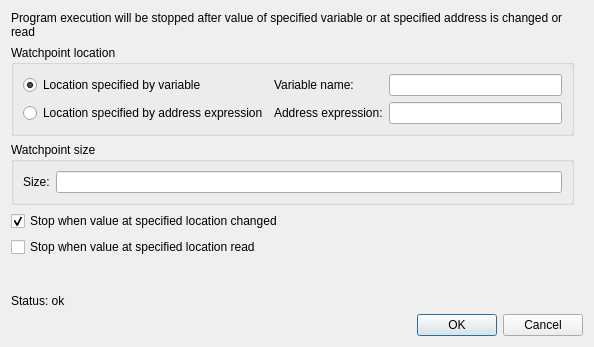
<?xml version="1.0" encoding="UTF-8"?>
<ui version="4.0">
 <class>AddWatchpointDlg</class>
 <widget class="QDialog" name="AddWatchpointDlg">
  <property name="geometry">
   <rect>
    <x>0</x>
    <y>0</y>
    <width>594</width>
    <height>347</height>
   </rect>
  </property>
  <property name="windowTitle">
   <string>Add watchpoint</string>
  </property>
  <layout class="QVBoxLayout" name="verticalLayout_2">
   <item>
    <widget class="QWidget" name="contentWidget" native="true">
     <layout class="QVBoxLayout" name="verticalLayout">
      <property name="leftMargin">
       <number>0</number>
      </property>
      <property name="topMargin">
       <number>0</number>
      </property>
      <item>
       <widget class="QLabel" name="infoLabel">
        <property name="text">
         <string>Program execution will be stopped after value of specified variable or at specified address is changed or read</string>
        </property>
        <property name="textFormat">
         <enum>Qt::PlainText</enum>
        </property>
        <property name="scaledContents">
         <bool>false</bool>
        </property>
        <property name="wordWrap">
         <bool>true</bool>
        </property>
       </widget>
      </item>
      <item>
       <widget class="QGroupBox" name="groupBox">
        <property name="title">
         <string>Watchpoint location</string>
        </property>
        <layout class="QGridLayout" name="gridLayout">
         <item row="0" column="2">
          <widget class="QLineEdit" name="variableLineEdit"/>
         </item>
         <item row="1" column="0">
          <widget class="QRadioButton" name="expressionRadioButton">
           <property name="text">
            <string>Location specified by address expression</string>
           </property>
          </widget>
         </item>
         <item row="0" column="0">
          <widget class="QRadioButton" name="variableRadioButton">
           <property name="text">
            <string>Location specified by variable</string>
           </property>
           <property name="checked">
            <bool>true</bool>
           </property>
          </widget>
         </item>
         <item row="0" column="1">
          <widget class="QLabel" name="variableLabel">
           <property name="text">
            <string>Variable name:</string>
           </property>
          </widget>
         </item>
         <item row="1" column="2">
          <widget class="QLineEdit" name="expressionLineEdit"/>
         </item>
         <item row="1" column="1">
          <widget class="QLabel" name="expressionLabel">
           <property name="text">
            <string>Address expression:</string>
           </property>
          </widget>
         </item>
        </layout>
       </widget>
      </item>
      <item>
       <widget class="QGroupBox" name="groupBox_2">
        <property name="title">
         <string>Watchpoint size</string>
        </property>
        <layout class="QHBoxLayout" name="horizontalLayout">
         <item>
          <widget class="QLabel" name="label">
           <property name="text">
            <string>Size:</string>
           </property>
          </widget>
         </item>
         <item>
          <widget class="QLineEdit" name="sizeEdit">
           <property name="inputMethodHints">
            <set>Qt::ImhDigitsOnly</set>
           </property>
          </widget>
         </item>
        </layout>
       </widget>
      </item>
      <item>
       <widget class="QCheckBox" name="stopWhenChangedCheckBox">
        <property name="text">
         <string>Stop when value at specified location changed</string>
        </property>
        <property name="checked">
         <bool>true</bool>
        </property>
       </widget>
      </item>
      <item>
       <widget class="QCheckBox" name="stopWhenReadCheckBox">
        <property name="text">
         <string>Stop when value at specified location read</string>
        </property>
       </widget>
      </item>
     </layout>
    </widget>
   </item>
   <item>
    <spacer name="verticalSpacer">
     <property name="orientation">
      <enum>Qt::Vertical</enum>
     </property>
     <property name="sizeHint" stdset="0">
      <size>
       <width>20</width>
       <height>40</height>
      </size>
     </property>
    </spacer>
   </item>
   <item>
    <widget class="QLabel" name="statusLabel">
     <property name="text">
      <string>Status: ok</string>
     </property>
    </widget>
   </item>
   <item>
    <widget class="QDialogButtonBox" name="buttonBox">
     <property name="orientation">
      <enum>Qt::Horizontal</enum>
     </property>
     <property name="standardButtons">
      <set>QDialogButtonBox::Cancel|QDialogButtonBox::Ok</set>
     </property>
    </widget>
   </item>
  </layout>
 </widget>
 <tabstops>
  <tabstop>variableRadioButton</tabstop>
  <tabstop>expressionRadioButton</tabstop>
  <tabstop>variableLineEdit</tabstop>
  <tabstop>expressionLineEdit</tabstop>
  <tabstop>stopWhenChangedCheckBox</tabstop>
  <tabstop>stopWhenReadCheckBox</tabstop>
 </tabstops>
 <resources/>
 <connections>
  <connection>
   <sender>buttonBox</sender>
   <signal>rejected()</signal>
   <receiver>AddWatchpointDlg</receiver>
   <slot>reject()</slot>
   <hints>
    <hint type="sourcelabel">
     <x>557</x>
     <y>329</y>
    </hint>
    <hint type="destinationlabel">
     <x>456</x>
     <y>265</y>
    </hint>
   </hints>
  </connection>
 </connections>
</ui>
